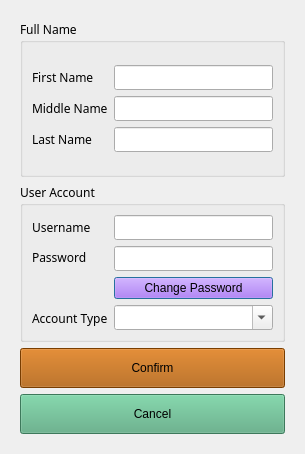
<?xml version="1.0" encoding="UTF-8"?>
<ui version="4.0">
 <class>EditAccount</class>
 <widget class="QDialog" name="EditAccount">
  <property name="geometry">
   <rect>
    <x>0</x>
    <y>0</y>
    <width>305</width>
    <height>454</height>
   </rect>
  </property>
  <property name="windowTitle">
   <string>Edit Account</string>
  </property>
  <property name="windowIcon">
   <iconset>
    <activeon>:/paborito Logo.png</activeon>
   </iconset>
  </property>
  <layout class="QGridLayout" name="gridLayout_9">
   <item row="0" column="0">
    <widget class="QStackedWidget" name="stackedWidget">
     <property name="font">
      <font>
       <family>Kozuka Gothic Pr6N B</family>
      </font>
     </property>
     <property name="currentIndex">
      <number>0</number>
     </property>
     <widget class="QWidget" name="page">
      <layout class="QGridLayout" name="gridLayout_10">
       <item row="0" column="0">
        <widget class="QGroupBox" name="groupBox">
         <property name="title">
          <string>Full Name</string>
         </property>
         <layout class="QGridLayout" name="gridLayout_4">
          <item row="0" column="0">
           <layout class="QGridLayout" name="gridLayout_3">
            <item row="0" column="0">
             <layout class="QGridLayout" name="gridLayout">
              <item row="0" column="0">
               <widget class="QLabel" name="label_FirstName">
                <property name="text">
                 <string>First Name</string>
                </property>
               </widget>
              </item>
              <item row="1" column="0">
               <widget class="QLabel" name="label_MiddelName">
                <property name="text">
                 <string>Middle Name</string>
                </property>
               </widget>
              </item>
              <item row="2" column="0">
               <widget class="QLabel" name="label_LastName">
                <property name="text">
                 <string>Last Name</string>
                </property>
               </widget>
              </item>
             </layout>
            </item>
            <item row="0" column="1">
             <layout class="QGridLayout" name="gridLayout_2">
              <item row="0" column="0">
               <widget class="QLineEdit" name="lineEdit_FirstName"/>
              </item>
              <item row="1" column="0">
               <widget class="QLineEdit" name="lineEdit_MiddelName"/>
              </item>
              <item row="2" column="0">
               <widget class="QLineEdit" name="lineEdit_LastName"/>
              </item>
             </layout>
            </item>
           </layout>
          </item>
         </layout>
        </widget>
       </item>
       <item row="1" column="0">
        <widget class="QGroupBox" name="groupBox_2">
         <property name="title">
          <string>User Account</string>
         </property>
         <layout class="QGridLayout" name="gridLayout_8">
          <item row="0" column="0">
           <layout class="QGridLayout" name="gridLayout_7">
            <item row="0" column="0">
             <layout class="QGridLayout" name="gridLayout_5">
              <item row="2" column="0">
               <widget class="QLabel" name="label_ChangePass">
                <property name="text">
                 <string/>
                </property>
               </widget>
              </item>
              <item row="0" column="0">
               <widget class="QLabel" name="label_Username">
                <property name="text">
                 <string>Username</string>
                </property>
               </widget>
              </item>
              <item row="3" column="0">
               <widget class="QLabel" name="label_Type">
                <property name="text">
                 <string>Account Type</string>
                </property>
               </widget>
              </item>
              <item row="1" column="0">
               <widget class="QLabel" name="label_Password">
                <property name="text">
                 <string>Password</string>
                </property>
               </widget>
              </item>
             </layout>
            </item>
            <item row="0" column="1">
             <layout class="QGridLayout" name="gridLayout_6">
              <item row="0" column="0">
               <widget class="QLineEdit" name="lineEdit_Username"/>
              </item>
              <item row="3" column="0">
               <widget class="QComboBox" name="comboBox_accountType">
                <property name="editable">
                 <bool>true</bool>
                </property>
                <item>
                 <property name="text">
                  <string/>
                 </property>
                </item>
                <item>
                 <property name="text">
                  <string>Manager</string>
                 </property>
                </item>
                <item>
                 <property name="text">
                  <string>Cashier</string>
                 </property>
                </item>
               </widget>
              </item>
              <item row="2" column="0">
               <widget class="QPushButton" name="pushButton_ChangePass">
                <property name="minimumSize">
                 <size>
                  <width>0</width>
                  <height>20</height>
                 </size>
                </property>
                <property name="styleSheet">
                 <string notr="true">background-color: rgb(170, 85, 255);</string>
                </property>
                <property name="text">
                 <string>Change Password</string>
                </property>
               </widget>
              </item>
              <item row="1" column="0">
               <widget class="QLineEdit" name="lineEdit_Password">
                <property name="echoMode">
                 <enum>QLineEdit::Password</enum>
                </property>
                <property name="readOnly">
                 <bool>true</bool>
                </property>
               </widget>
              </item>
             </layout>
            </item>
           </layout>
          </item>
         </layout>
        </widget>
       </item>
       <item row="2" column="0">
        <widget class="QPushButton" name="pushButton_Confirm">
         <property name="minimumSize">
          <size>
           <width>0</width>
           <height>40</height>
          </size>
         </property>
         <property name="styleSheet">
          <string notr="true">background-color: rgb(170, 85, 0);</string>
         </property>
         <property name="text">
          <string>Confirm</string>
         </property>
        </widget>
       </item>
       <item row="3" column="0">
        <widget class="QPushButton" name="pushButton_Cancel">
         <property name="minimumSize">
          <size>
           <width>0</width>
           <height>40</height>
          </size>
         </property>
         <property name="styleSheet">
          <string notr="true">background-color: rgb(85, 170, 127);</string>
         </property>
         <property name="text">
          <string>Cancel</string>
         </property>
        </widget>
       </item>
      </layout>
     </widget>
     <widget class="QWidget" name="page_2">
      <layout class="QGridLayout" name="gridLayout_14">
       <item row="1" column="0">
        <widget class="QLabel" name="label_ChangePassStatus">
         <property name="font">
          <font>
           <family>Kozuka Gothic Pr6N B</family>
          </font>
         </property>
         <property name="text">
          <string/>
         </property>
        </widget>
       </item>
       <item row="2" column="0">
        <widget class="QPushButton" name="pushButton_ConfirmChangePass">
         <property name="minimumSize">
          <size>
           <width>0</width>
           <height>40</height>
          </size>
         </property>
         <property name="font">
          <font>
           <family>Kozuka Gothic Pr6N B</family>
          </font>
         </property>
         <property name="styleSheet">
          <string notr="true">background-color: rgb(0, 85, 255);</string>
         </property>
         <property name="text">
          <string>Confirm</string>
         </property>
         <property name="checkable">
          <bool>false</bool>
         </property>
        </widget>
       </item>
       <item row="4" column="0">
        <spacer name="verticalSpacer">
         <property name="font">
          <font>
           <family>Kozuka Gothic Pr6N B</family>
          </font>
         </property>
         <property name="orientation">
          <enum>Qt::Vertical</enum>
         </property>
         <property name="sizeHint" stdset="0">
          <size>
           <width>20</width>
           <height>169</height>
          </size>
         </property>
        </spacer>
       </item>
       <item row="0" column="0">
        <layout class="QGridLayout" name="gridLayout_13">
         <item row="0" column="0">
          <layout class="QGridLayout" name="gridLayout_11">
           <item row="0" column="0">
            <widget class="QLabel" name="label">
             <property name="font">
              <font>
               <family>Kozuka Gothic Pr6N B</family>
              </font>
             </property>
             <property name="text">
              <string>Old Password</string>
             </property>
            </widget>
           </item>
           <item row="1" column="0">
            <widget class="QLabel" name="label_2">
             <property name="font">
              <font>
               <family>Kozuka Gothic Pr6N B</family>
              </font>
             </property>
             <property name="text">
              <string>New Password</string>
             </property>
            </widget>
           </item>
           <item row="2" column="0">
            <widget class="QLabel" name="label_3">
             <property name="font">
              <font>
               <family>Kozuka Gothic Pr6N B</family>
              </font>
             </property>
             <property name="text">
              <string>Confirm New Password</string>
             </property>
            </widget>
           </item>
          </layout>
         </item>
         <item row="0" column="1">
          <layout class="QGridLayout" name="gridLayout_12">
           <item row="0" column="0">
            <widget class="QLineEdit" name="lineEdit_OldPass">
             <property name="font">
              <font>
               <family>Kozuka Gothic Pr6N B</family>
              </font>
             </property>
            </widget>
           </item>
           <item row="1" column="0">
            <widget class="QLineEdit" name="lineEdit_NewPass">
             <property name="font">
              <font>
               <family>Kozuka Gothic Pr6N B</family>
              </font>
             </property>
            </widget>
           </item>
           <item row="2" column="0">
            <widget class="QLineEdit" name="lineEdit_ConfirmNewPass">
             <property name="font">
              <font>
               <family>Kozuka Gothic Pr6N B</family>
              </font>
             </property>
            </widget>
           </item>
          </layout>
         </item>
        </layout>
       </item>
       <item row="3" column="0">
        <widget class="QPushButton" name="pushButton_CancelChangePass">
         <property name="minimumSize">
          <size>
           <width>0</width>
           <height>40</height>
          </size>
         </property>
         <property name="font">
          <font>
           <family>Kozuka Gothic Pr6N B</family>
          </font>
         </property>
         <property name="styleSheet">
          <string notr="true">background-color: rgb(255, 170, 0);</string>
         </property>
         <property name="text">
          <string>Cancel</string>
         </property>
        </widget>
       </item>
      </layout>
     </widget>
    </widget>
   </item>
  </layout>
 </widget>
 <resources/>
 <connections/>
</ui>
